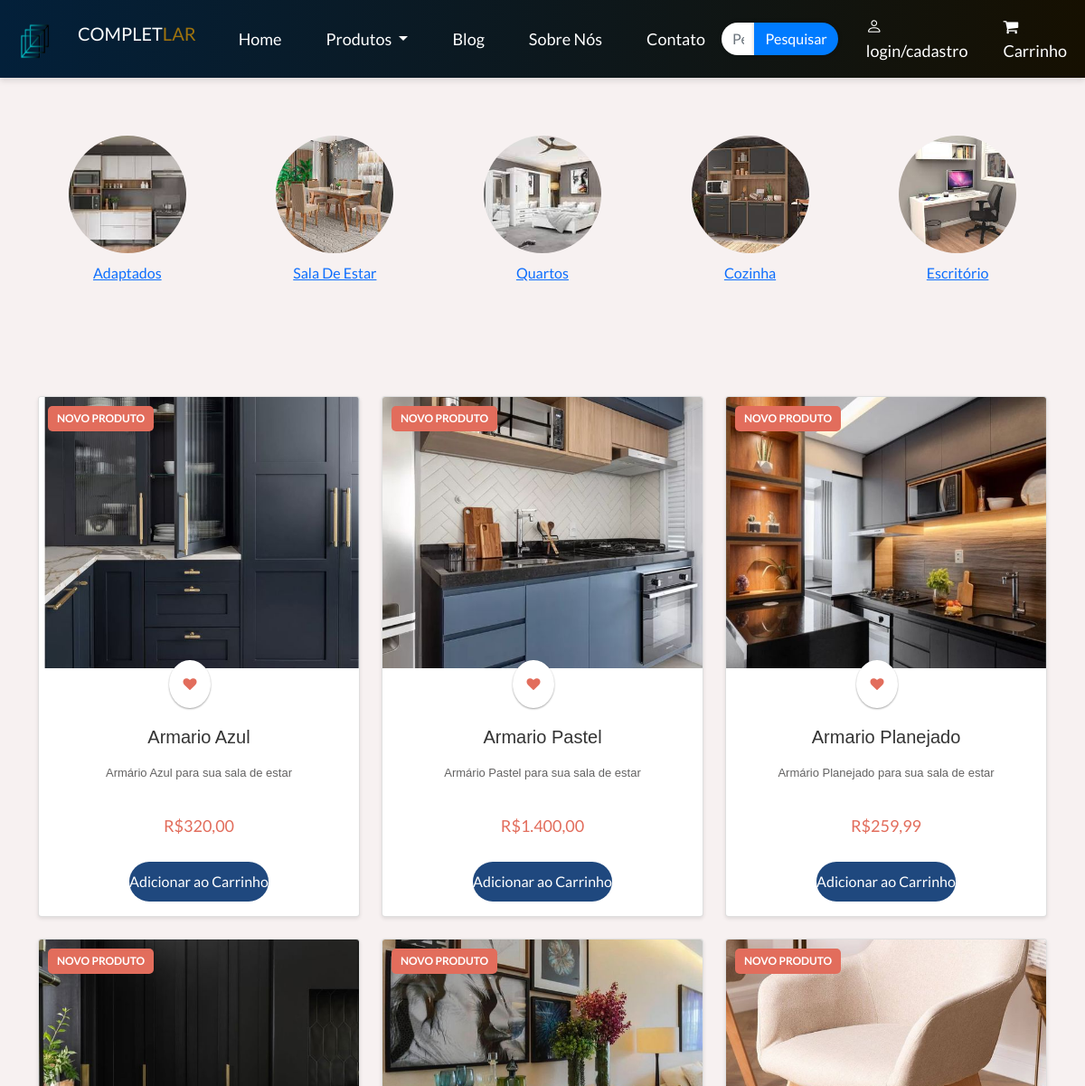
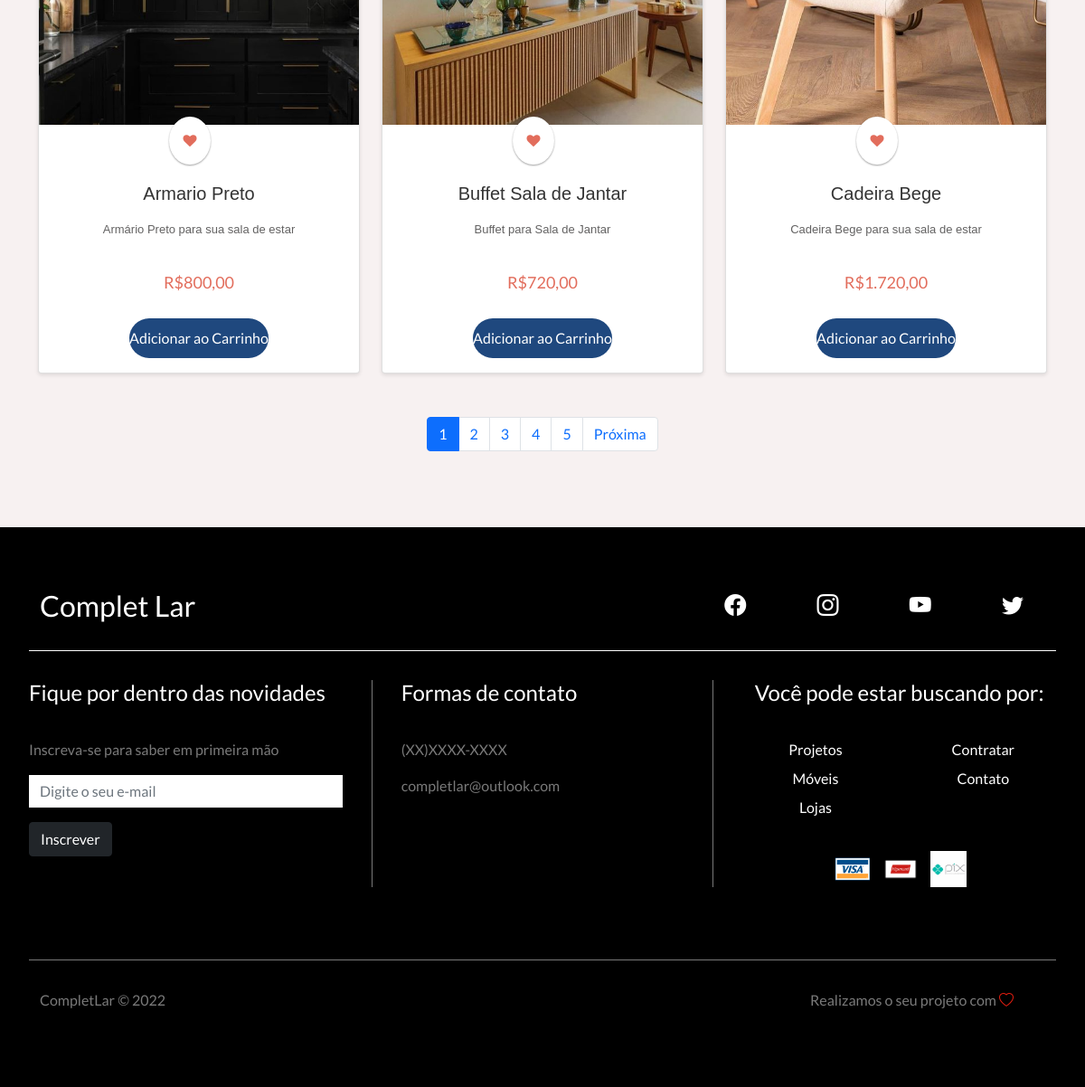
/produtos.php, run on the app's committed database (2 pictures, top to bottom).
### tables this page shows
CREATE TABLE `produtos` (
  `IdProduto` int(11) NOT NULL,
  `nome` varchar(255) NOT NULL,
  `caminho_imagem` varchar(255) NOT NULL,
  `descricao_imagem` varchar(70) NOT NULL,
  `preco` varchar(70) NOT NULL
);

### produtos.php (the view, shortened to what this page needs)
<!DOCTYPE html>
<html lang="pt-br">
<head>
    <link href="https://cdn.jsdelivr.net/npm/bootstrap@5.0.2/dist/css/bootstrap.min.css" rel="stylesheet" />
    <link rel="stylesheet" href="https://cdn.jsdelivr.net/npm/bootstrap-icons@1.5.0/font/bootstrap-icons.css" />
    <link rel="stylesheet"  type="text/css"  href="assets/CSS/mainProduto.css"/>
    <link rel="stylesheet"  type="text/css"  href="assets/CSS/categoria.css" />
</head>
<body>
    <link rel="stylesheet" href="https://cdnjs.cloudflare.com/ajax/libs/font-awesome/4.7.0/css/font-awesome.min.css">
    <?php include 'includes/header.php'; ?>
<br><br>
    <div class="container text-center mx-auto p-2">
    <div class="row">
        <div class="col-md-2 d-flex flex-column align-items-center mx-auto p-2">
            <a href="produtosAdap.php">
                <img src="assets/Imagens/Produtos/adaptados.jpg" class="img-fluid rounded-circle img-zoom" alt="Imagem 1">
                <p>Adaptados</p>
            </a>
        </div>
        <div class="col-md-2 d-flex flex-column align-items-center mx-auto p-2">
            <a href="produtosSE.php">
                <img src="assets/Imagens/Produtos/saladestarr.jpg" class="img-fluid rounded-circle img-zoom" alt="Imagem 1">
                <p>Sala De Estar</p>
            </a>
        </div>
        <div class="col-md-2 d-flex flex-column align-items-center mx-auto p-2">
            <a href="produtosQ.php">
                <img src="assets/Imagens/Produtos/quartos.jpg" class="img-fluid rounded-circle img-zoom" alt="Imagem 1">
                <p>Quartos</p>
            </a>
        </div>
        <div class="col-md-2 d-flex flex-column align-items-center mx-auto p-2">
            <a href="produtosC.php">
                <img src="assets/Imagens/Produtos/cozinhaa.jpg" class="img-fluid rounded-circle img-zoom" alt="Imagem 1">
                <p>Cozinha</p>
            </a>
        </div>
        <div class="col-md-2 d-flex flex-column align-items-center mx-auto p-2">
            <a href="produtosE.php">
                <img src="assets/Imagens/Produtos/escrito.jpg" class="img-fluid rounded-circle img-zoom" alt="Imagem 1">
                <p>Escritório</p>
            </a>
        </div>
    </div>
</div><br>
<div class="container mt-5">
    <div class="row">
        <?php
        $conn = new Conectar();
        $itensPorPagina = 6;
        $paginaAtual = isset($_GET['pagina']) ? (int)$_GET['pagina'] : 1;
        $totalProdutos = $conn->query("SELECT COUNT(*) as total FROM produtos")->fetch()['total'];
        $totalPaginas = ceil($totalProdutos / $itensPorPagina);
        $offset = ($paginaAtual - 1) * $itensPorPagina;
        $sql = "SELECT * FROM produtos LIMIT $itensPorPagina OFFSET $offset";
        $stmt = $conn->prepare($sql);
        $stmt->execute();
        $result = $stmt->fetchAll(PDO::FETCH_ASSOC);
        if ($result) {
            foreach ($result as $row) {
                ?>
                <div class="col-md-4 col-sm-6 mb-4">
                    <div class="card">
                        <div class="card-img-container" style="height: 300px; overflow: hidden;">
                            <img src="<?php echo $row['caminho_imagem']; ?>" class="card-img-top img-fluid" style="object-fit: cover; height: 100%; width: 100%;" alt="<?php echo $row['nome']; ?>">
                        </div>
                        <div class="card-body d-flex flex-column align-items-center" style="min-height: 200px;">
                        <?php
                            $is_new = true;
                            if ($is_new) {
                                echo '<span class="new-label">Novo Produto</span>';
                            }
                            ?>
                            <a class="card-action mb-auto" href="#"><i class="fa fa-heart"></i></a>
                            <h5 class="card-title"><?php echo $row['nome']; ?></h5>
                            <p class="card-text" style="display: -webkit-box; -webkit-line-clamp: 3; -webkit-box-orient: vertical; overflow: hidden; text-overflow: ellipsis;">
                                <?php echo $row['descricao_imagem']; ?>
                            </p>
                            <p class="card-price">R$<?php echo number_format($row['preco'], 2, ',', '.'); ?></p>
                            <form method="post" action="adiciona_ao_carrinho.php">
                                <button class="card-button" type="submit" name="add_to_cart">Adicionar ao Carrinho</button>
                            </form>
                        </div>
                    </div>
                </div>
                <?php
            }
        } else {
            echo '<p class="text-center mt-5">Nenhum produto encontrado.</p>';
        }
        ?>
    </div>
    <nav aria-label="Page navigation">
        <ul class="pagination justify-content-center mt-4">
            <?php
            for ($i = 1; $i <= $totalPaginas; $i++) {
                echo '<li class="page-item ' . ($paginaAtual === $i ? 'active' : '') . '"><a class="page-link" href="?pagina=' . $i . '">' . $i . '</a></li>';
            }
            if ($paginaAtual < $totalPaginas) {
                echo '<li class="page-item"><a class="page-link" href="?pagina=' . ($paginaAtual + 1) . '">Próxima</a></li>';
            }
            ?>
        </ul>
    </nav>
</div>
    <br><br>
    <?php include 'includes/footer.php'; ?>
</body>
</html>

### assets/CSS/mainProduto.css (style rules this page uses)
body { font-family: Varela Round; background: #f1f1f1; }
a { text-decoration: none; }
.card-action { position: relative; float: right; margin-top: -25px; margin-right: 20px; z-index: 2; color: #E26D5C; background: #fff; border-radius: 100%; padding: 15px; font-size: 15px; box-shadow: 0 1px 2px 0 rgba(0, 0, 0, 0.2), 0 1px 2px 0 rgba(0, 0, 0, 0.19); }
.card-text { padding: 10px 15px; background: #fff; font-size: 13px; color: #636262; }
.card-button { display: flex; justify-content: center; padding: 10px 0; width: 100%; background-color: #1F487E; color: #fff; border-radius: 30px; border: none; }

### assets/CSS/categoria.css (style rules this page uses)
.col-md-2 img { width: 130px; height: 130px; margin-bottom: 10px; border-radius: 50%; }
.img-zoom { transition: transform 0.3s ease; }
.card { border: none; height: 100%; box-shadow: 0 2px 4px rgba(0, 0, 0, 0.1); transition: transform 0.2s ease-in-out; }
.card-title { font-family: 'Arial', sans-serif; font-size: 20px; color: #333; margin-top: 20px; }
.card-text { font-family: 'Verdana', sans-serif; font-size: 16px; color: #666; }
.container { max-width: 900px; margin: 0 auto; padding: 20px; }

### assets/CSS/header.css (style rules this page uses)
body, html { background-color: #f7f1f1; margin: 0; padding: 0; height: 100%; width: 100%; }
* { font-family: 'Lato', sans-serif; }
body, html { background-color: #f7f1f1; margin: 0; padding: 0; height: 100%; width: 100%; overflow-x: hidden; overflow-y: auto; }

### produtos.php (style rules this page uses)
body { font-family: Varela Round; background: #f1f1f1; }
a { text-decoration: none; }
.card-action { position: relative; float: right; margin-top: -25px; margin-right: 20px; z-index: 2; color: #E26D5C; background: #fff; border-radius: 100%; padding: 15px; font-size: 15px; box-shadow: 0 1px 2px 0 rgba(0, 0, 0, 0.2), 0 1px 2px 0 rgba(0, 0, 0, 0.19); }
.card-price { padding: 10px 15px; background: #fff; font-size: 18px; color: #E26D5C; border-bottom-left-radius: 8px; border-bottom-right-radius: 8px; }
.card-text { padding: 10px 15px; background: #fff; font-size: 13px; color: #636262; }
.card-button { display: flex; justify-content: center; padding: 10px 0; width: 100%; background-color: #1F487E; color: #fff; border-radius: 30px; border: none; }
.new-label { background-color: #E26D5C; color: #fff; padding: 5px 10px; border-radius: 5px; position: absolute; top: 10px; left: 10px; font-size: 12px; font-weight: bold; text-transform: uppercase; }

### data on the page
produtos: caminho_imagem+nome (picture), nome "Armario Azul", descricao_imagem "Armário Azul para sua sala de estar", preco "320,00"
produtos: caminho_imagem+nome (picture), nome "Armario Pastel", descricao_imagem "Armário Pastel para sua sala de estar", preco "1.400,00"
produtos: caminho_imagem+nome (picture), nome "Armario Planejado", descricao_imagem "Armário Planejado para sua sala de estar", preco "259,99"
produtos: caminho_imagem+nome (picture), nome "Armario Preto", descricao_imagem "Armário Preto para sua sala de estar", preco "800,00"
produtos: caminho_imagem+nome (picture), nome "Buffet Sala de Jantar", descricao_imagem "Buffet para Sala de Jantar", preco "720,00"
produtos: caminho_imagem+nome (picture), nome "Cadeira Bege", descricao_imagem "Cadeira Bege para sua sala de estar", preco "1.720,00"
